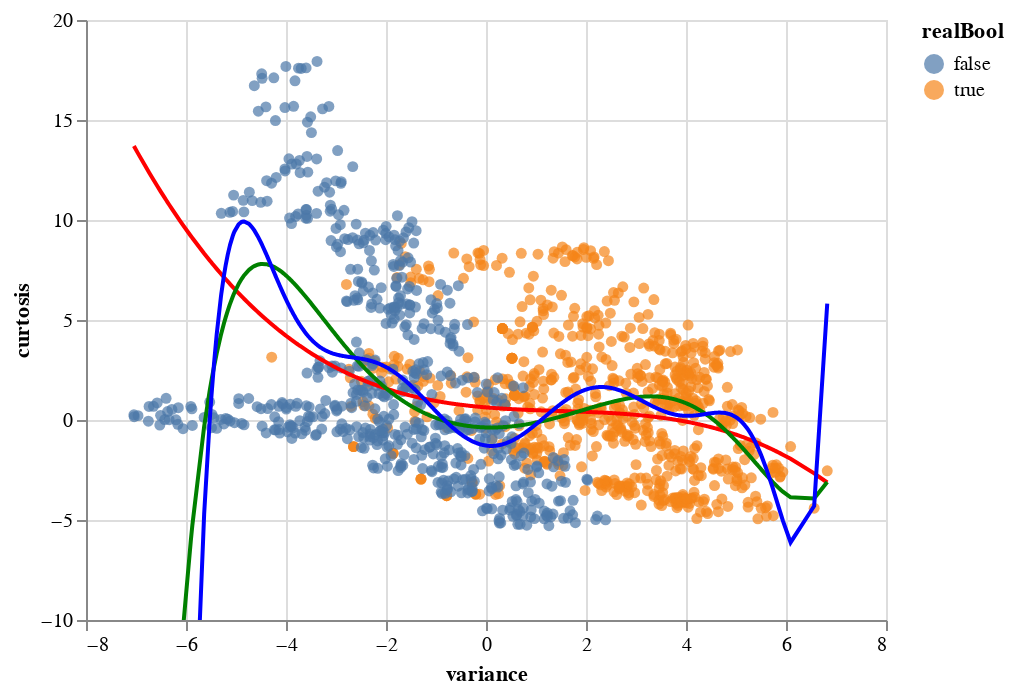

This figure's notebook cell:
### Code cell
d_col = [(3, 'red'), (7, 'green'), (10, 'blue')]
chart_list = [poly_fit_var(df, degree, 100, 22, 'curtosis', color) for degree, color in d_col]
alt.layer(c, *chart_list)

### Figure 1 — Vega-Lite specification as saved in the notebook (floating-point values rounded to 4 significant figures; data arrays with more than 128 entries replaced by an {"elided": "..."} marker saying what was removed)
{"config": {"view": {"continuousWidth": 400, "continuousHeight": 300}}, "layer": [{"data": {"name": "data-0c45c0c66a1a9bfdb477697e4bfbceb5"}, "mark": "circle", "encoding": {"color": {"field": "realBool", "type": "nominal"}, "x": {"field": "variance", "type": "quantitative"}, "y": {"field": "curtosis", "type": "quantitative"}}}, {"data": {"name": "data-88f70ae5d9b5a4187717b350f7957170"}, "mark": {"type": "line", "clip": true, "color": "red"}, "encoding": {"x": {"field": "variance", "type": "quantitative"}, "y": {"field": "curtosis", "scale": {"domain": [-10, 20]}, "type": "quantitative"}}}, {"data": {"name": "data-ce12e4885ce71ac8aa5be6a316d713ae"}, "mark": {"type": "line", "clip": true, "color": "green"}, "encoding": {"x": {"field": "variance", "type": "quantitative"}, "y": {"field": "curtosis", "scale": {"domain": [-10, 20]}, "type": "quantitative"}}}, {"data": {"name": "data-8b92149553e2432547a3d577f578a893"}, "mark": {"type": "line", "clip": true, "color": "blue"}, "encoding": {"x": {"field": "variance", "type": "quantitative"}, "y": {"field": "curtosis", "scale": {"domain": [-10, 20]}, "type": "quantitative"}}}], "$schema": "https://vega.github.io/schema/vega-lite/v4.17.0.json", "datasets": {"data-0c45c0c66a1a9bfdb477697e4bfbceb5": {"elided": "1372 records"}, "data-88f70ae5d9b5a4187717b350f7957170": {"elided": "1372 records"}, "data-ce12e4885ce71ac8aa5be6a316d713ae": {"elided": "1372 records"}, "data-8b92149553e2432547a3d577f578a893": {"elided": "1372 records"}}}
